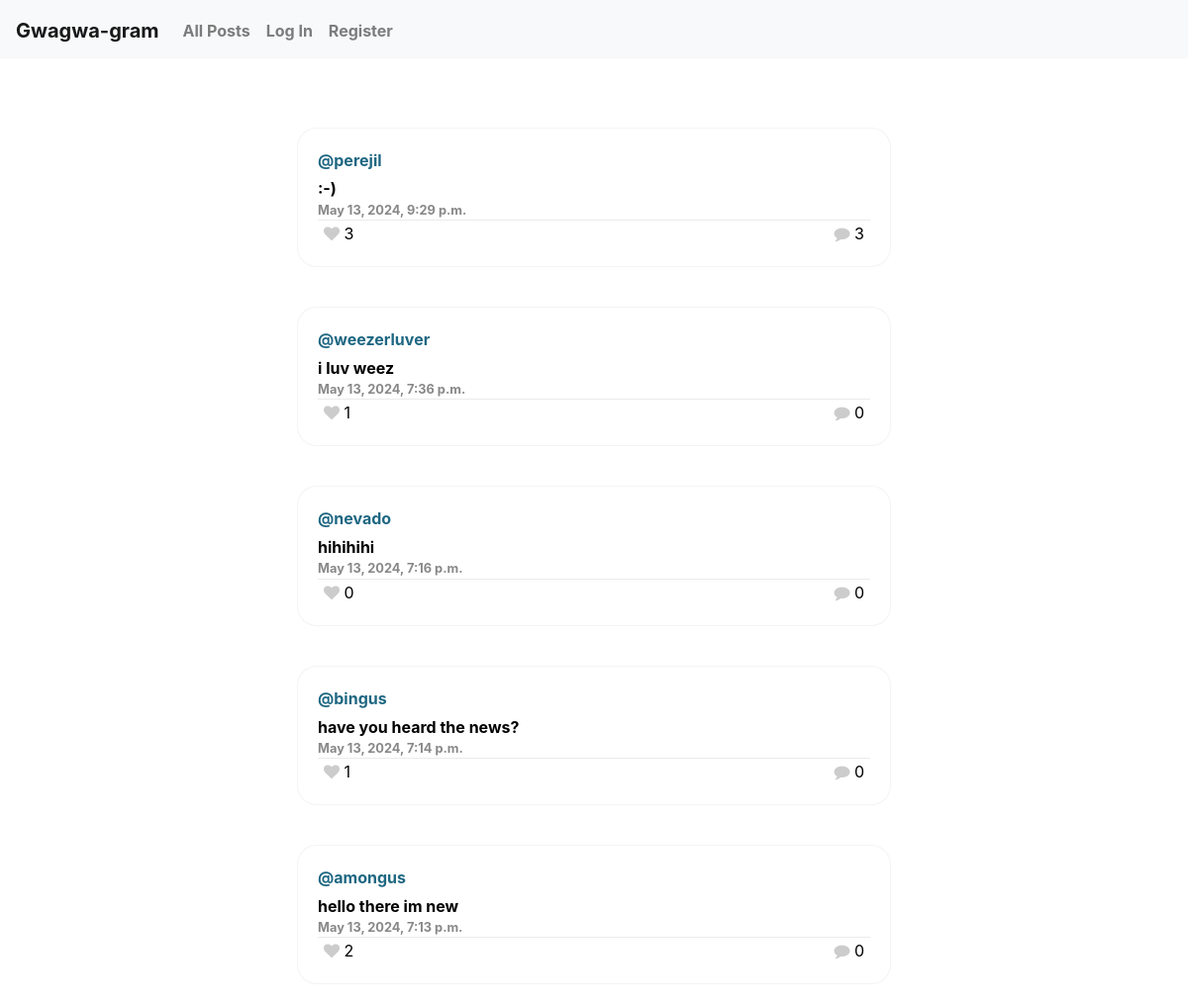
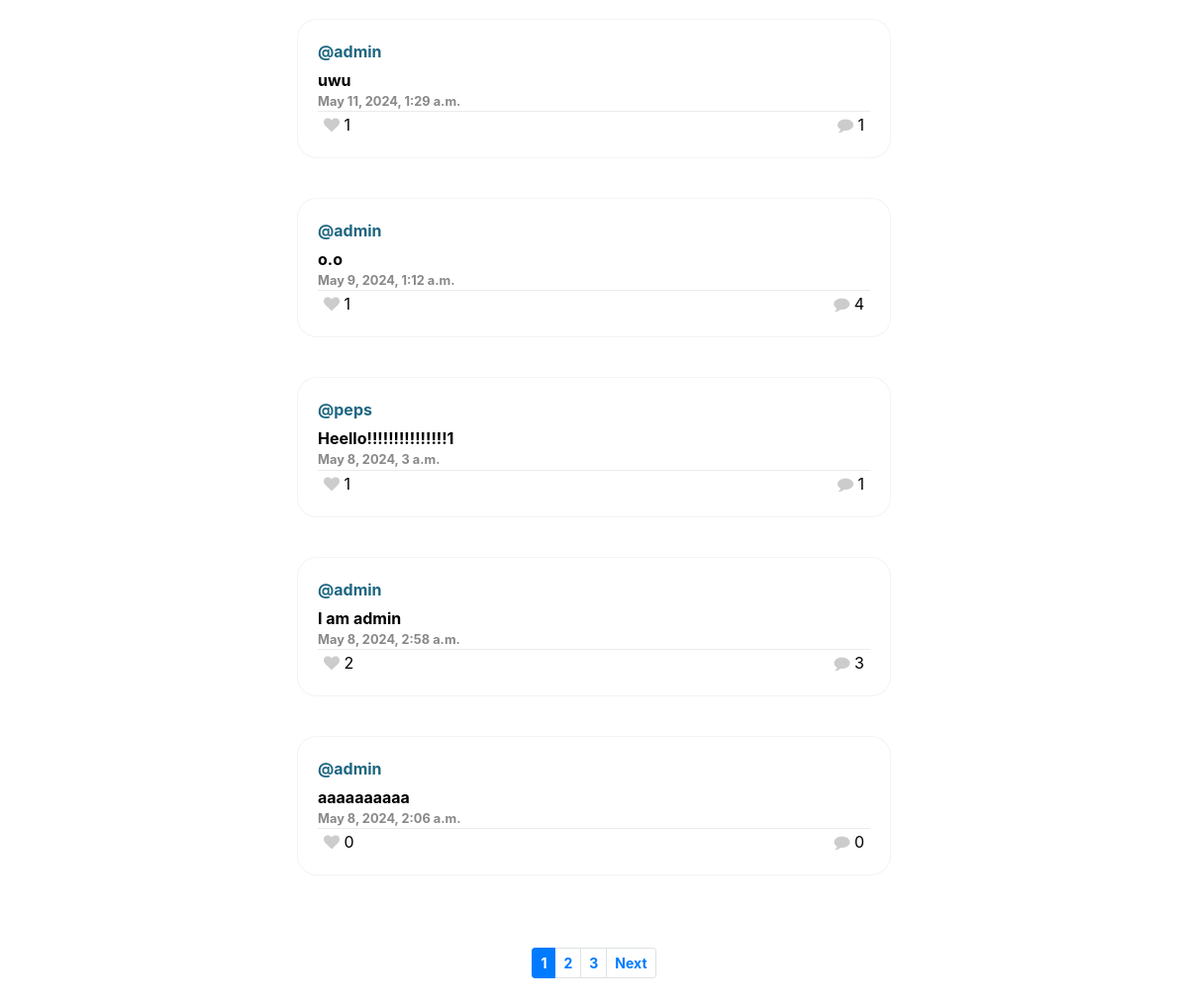
Before: / with the older database file (2 pictures, top to bottom).
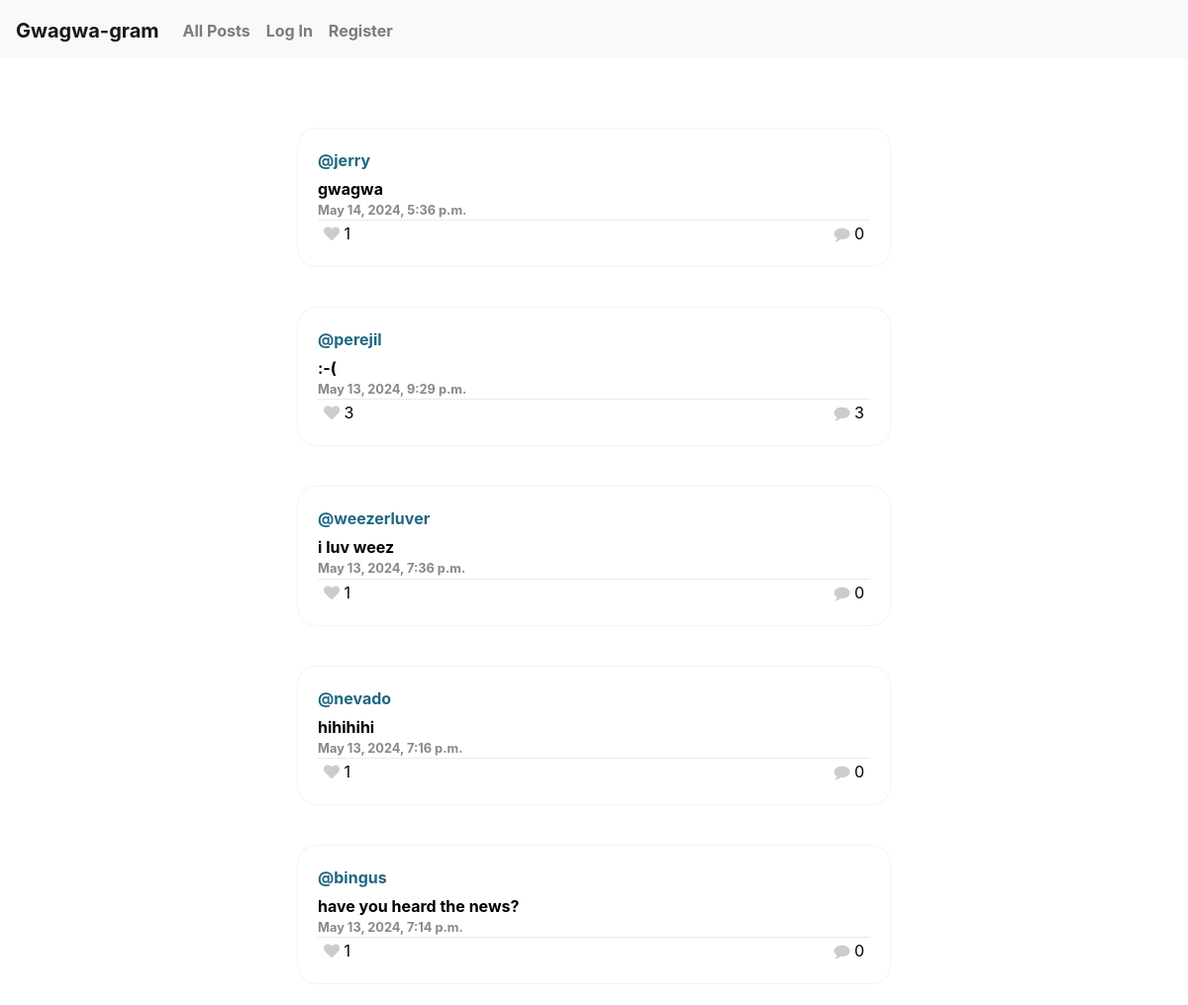
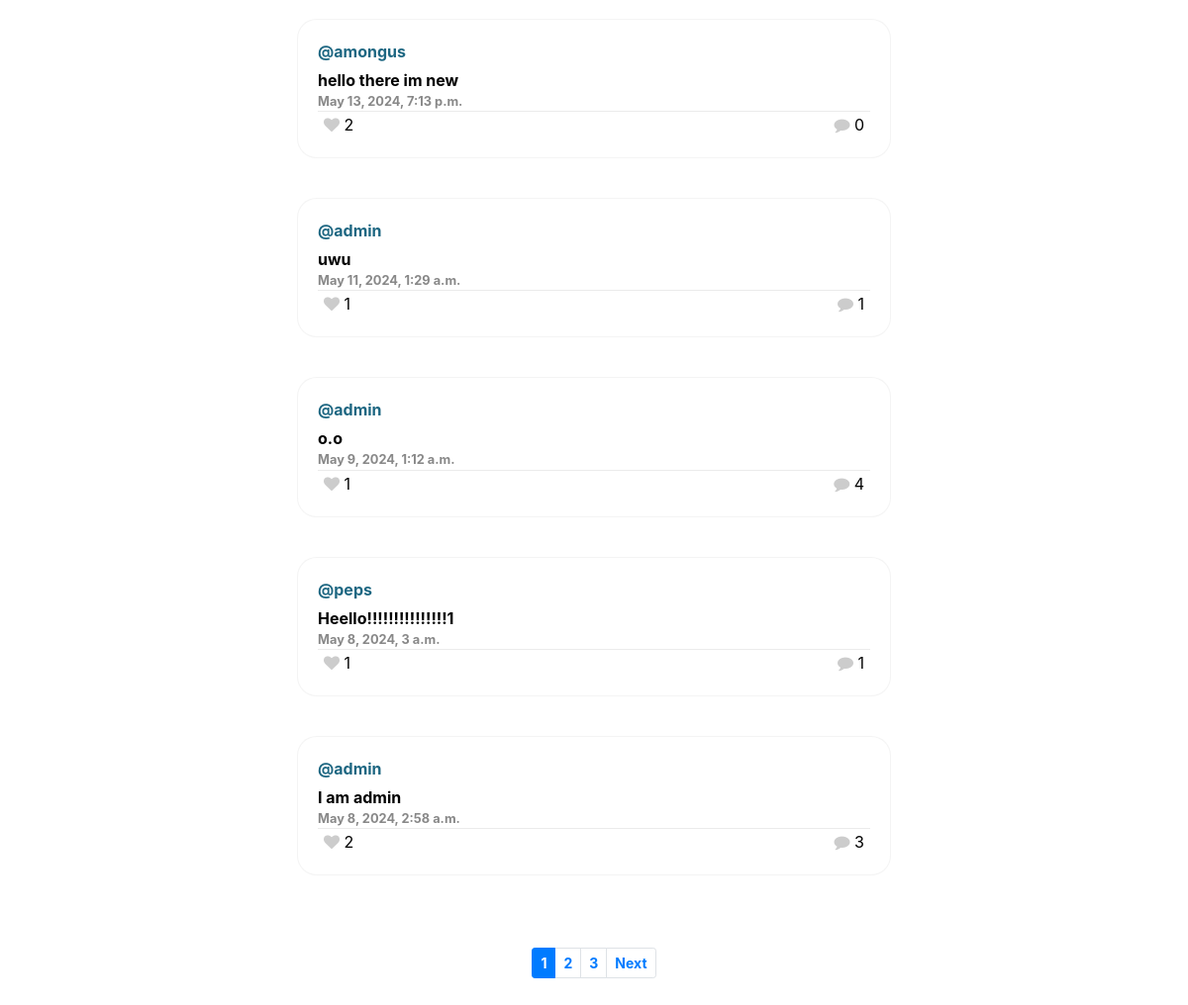
After: the same page with the newer database file (2 pictures, top to bottom).
### network/models.py (models this page shows, shortened)
class Post(models.Model):
    user = models.ForeignKey(User, on_delete=models.CASCADE, null=True, blank=True, related_name="author_post")
    content = models.CharField(max_length=280)
    date = models.DateTimeField(auto_now_add=True)

class User(AbstractUser):
    pass

### network/views.py (the view, shortened to what this page needs)
# urls.py: path("", views.index, name="index"),
def index(request):
    posts = Post.objects.order_by('-date')
    page_obj = paginator(request, posts, 10)
    if request.user.is_authenticated:
        liked = set(Like.objects.filter(user=request.user).values_list('post_id', flat=True))
    else:
        liked = []
    return render(request, "network/index.html", {
        "posts": page_obj,
        "page_obj": page_obj,
        "liked": liked
    })

### network/views.py (called while the page is built)
def paginator(request, posts, number):
    p = Paginator(posts, number)
    page_num = request.GET.get('page')
    page_obj = p.get_page(page_num)
    return page_obj

### network/templates/network/index.html (shortened to what this page needs)
{% extends "network/layout.html" %}
{% load static %}
{% block body %}
    {% include 'network/all-posts.html' %}
    {% include 'network/paginator.html' %}
{% endblock %}

### network/templates/network/all-posts.html
<div id="all-posts" class="contenedor">
    {% for post in posts %}
        <div class="comment post display">
            <div class="author"><a href="{% url 'profile' post.user %}">@{{ post.user }}</a></div>
            <a href="{% url 'post' post.id %}" class="no-link">
            <div class="message">{{ post.content }}</div>
            <div class="timestamp">{{ post.date }}</div>
        </a>
            <div class="actions">
                <button class="like-button" id="boton-{{post.id}}" data-post="{{post.id}}" data-liked="{% if post.id in liked %}true{% else %}false{% endif %}">
                    {% if post.id in liked %}
                    {% if user.is_authenticated %}
                    <i class="fa fa-heart liked" id="icon-{{post.id}}"></i>
                    {% endif %}
                    {% else %}
                    <i class="fa fa-heart" id="icon-{{post.id}}"></i>
                    {% endif %}
                    <p id="contador-{{post.id}}">{{post.like_set.count}}</p>
                </button>
                <button class="comment-button" id="open-comment" onclick="window.location.href = '{% url 'post' post.id %}'">
                    <i class="fa fa-comment"></i> {{post.post_comment.count}}</button>
            </div>
        </div>
    {% endfor %}
</div>

Changed rows visible on the page:
no longer on this page (row unchanged): Post: user "admin", content "aaaaaaaaaa", date "May 8, 2024, 2:06 a.m.", like_set.count "0", post_comment.count "0"
added Post: user "jerry", content "gwagwa", date "May 14, 2024, 5:36 p.m.", like_set.count "1", post_comment.count "0"
changed Post "May 13, 2024, 9:29 p.m.": content ":-)" → ":-("
computed for Post "hihihihi": like_set.count "0" → "1"
